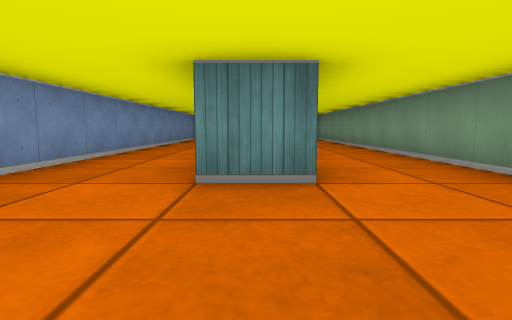
view 1 (above)

16 first-person views from a walk through a cub3D maze. The camera is about half as high as the walls, tilts 6° down and sees 80° across. The floor is counted in squares. Each view is taken from the middle of a square. On the plan, view 1 faces up. The plan holds only what a view shows up to about 9 squares ahead; the rest is blank.

view 2
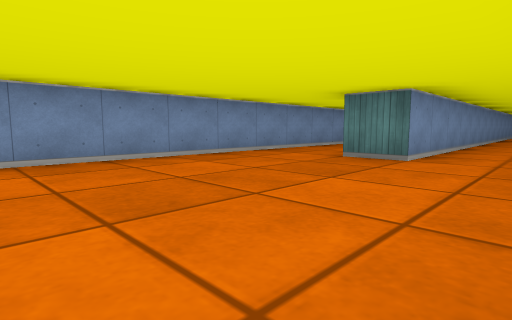

view 3
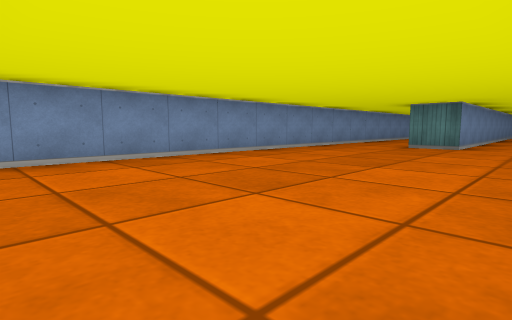

view 4
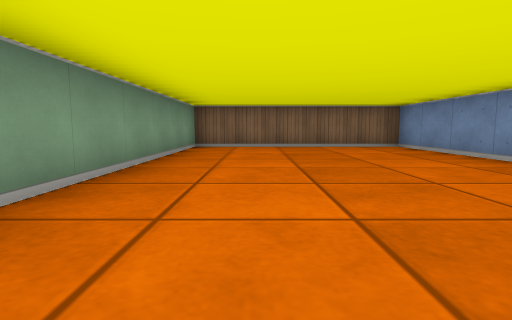

view 5
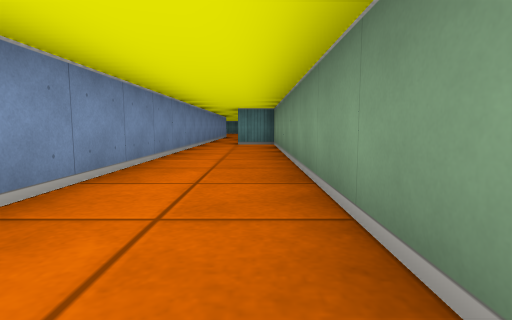

view 6
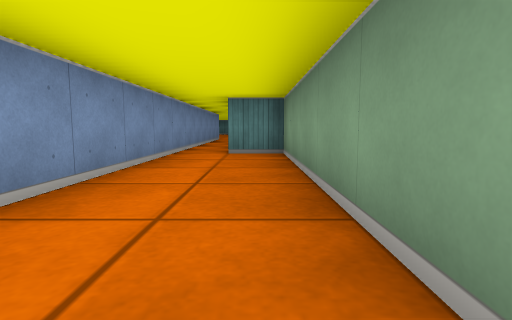

view 7
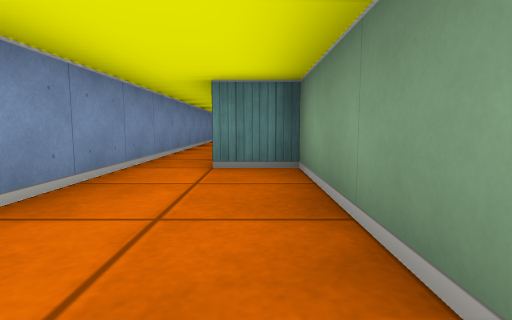

view 8
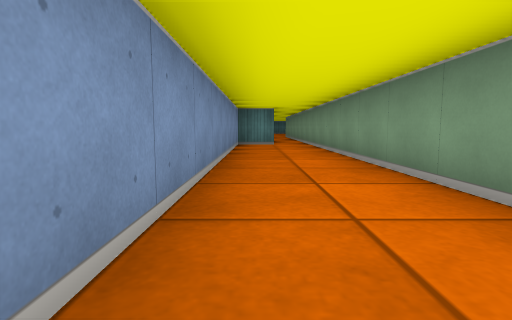

view 9
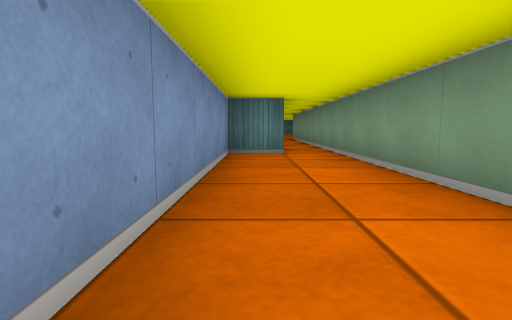

view 10
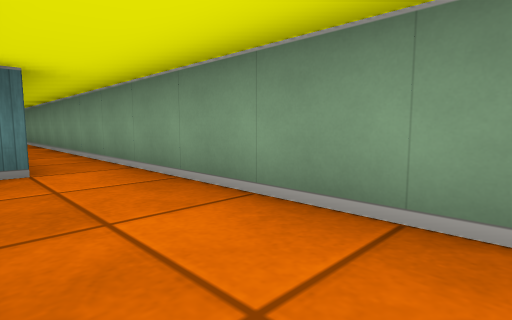

view 11
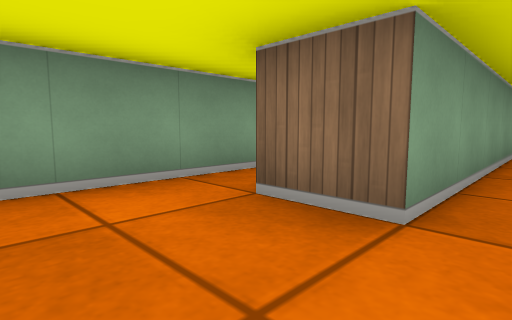

view 12
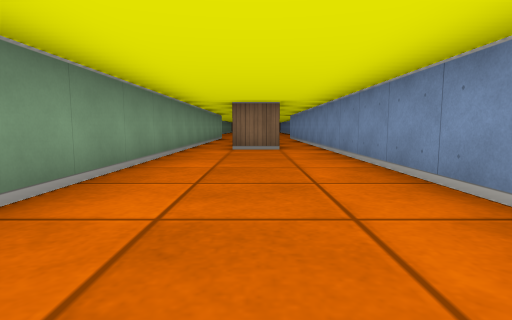

view 13
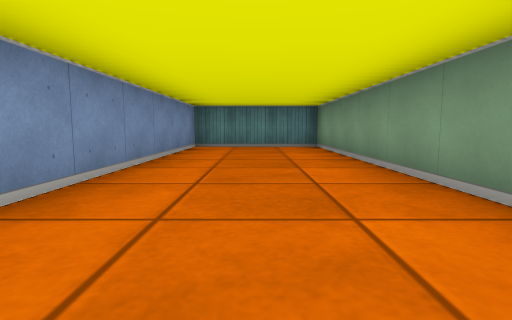

view 14
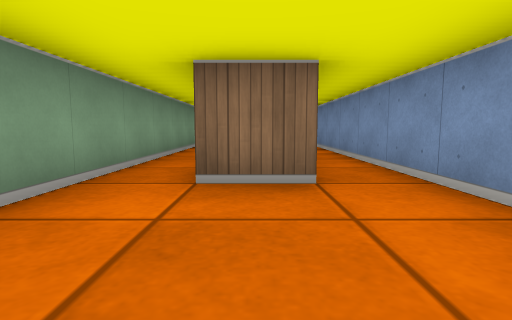

view 15
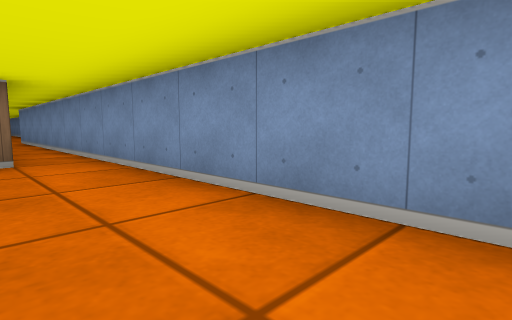

view 16
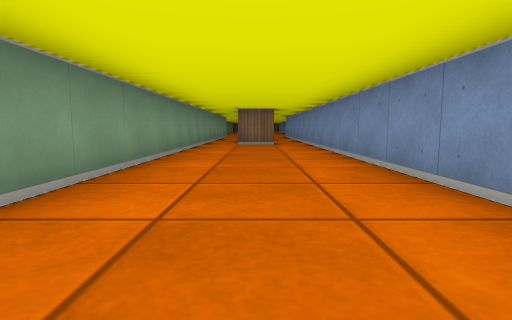

### Floor plan
Points are (right, up) in squares from view 1. A wall is a line through its corners. A room is listed if a view was taken in it or the views show most of it. See-through windows are left out.
Room 1 (views 1, 2, 3, 4, 5, 6, 7, 8, 9, 10)
walls: (-0.5, 5.8) (-0.5, 19.5); (2.5, 2.9) (2.5, 12.5) (1.5, 12.5); (1.5, 14.5) (1.5, 19.5); (0.5, 18) (0.5, 2.5) (-0.5, 2.5); (-1.5, 19.5) (-1.5, 12.5) (-2.5, 12.5) (-2.5, -5.5) (2.5, -5.5) (2.5, 0.2)
ways out: opening at (0, 19) to room 2
Room 2 (views 11, 12, 13, 14, 15, 16)
walls: (-0.5, 19.5) (0.5, 19.5); (1.5, 19.5) (1.5, 28.5) (-1.5, 28.5) (-1.5, 19.5)
ways out: opening at (0, 19) to room 1

Positions as (right, up) in squares from view 1, and headings:
1: (0, 0), facing up
2: (2, -2), facing up-left
3: (2, -5), facing up-left
4: (1, 2), facing down
5: (2, 4), facing up
6: (2, 7), facing up
7: (2, 9), facing up
8: (-2, 4), facing up
9: (-2, 7), facing up
10: (-2, 9), facing up-right
11: (-1, 21), facing down-right
12: (0, 26), facing down
13: (0, 21), facing up
14: (0, 22), facing down
15: (0, 24), facing down-left
16: (0, 28), facing down
